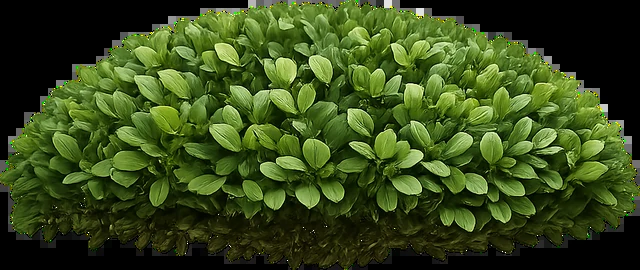
#> input picture packages/pipeline/bonsai_pipeline/assets/studio/ficus_apex.webp, 640 x 270 px
$ python -i art_styles.py   (imports and definitions only)
#> lines starting #> are read from the running program, lines starting #| are printed output that depends on the picture
"""Chế độ phác họa (docs/ideas.md A1, A2): biến ảnh giai đoạn thành tranh bút chì / thủy mặc, trên máy, không tốn API.

Chỉ dùng Pillow + numpy (chạy được cả ở api). Ảnh không giả làm ảnh chụp → người xem không kỳ vọng sai.
"""

from __future__ import annotations

import io

import numpy as np
from PIL import Image, ImageDraw, ImageFilter, ImageOps

STYLES = ("pencil", "ink")
MAX_EDGE = 1280


def _load(data: bytes) -> Image.Image:
    img = Image.open(io.BytesIO(data)).convert("RGB")
    img.thumbnail((MAX_EDGE, MAX_EDGE), Image.Resampling.LANCZOS)
    return img


def _webp(img: Image.Image) -> bytes:
    buf = io.BytesIO()
    img.save(buf, "WEBP", quality=88)
    return buf.getvalue()


def _paper(size: tuple[int, int], tone: tuple[int, int, int], seed: int = 7) -> np.ndarray:
    """Nền giấy: màu tông nhẹ + vân hạt mịn."""
    rng = np.random.default_rng(seed)
    noise = rng.normal(0, 6, (size[1], size[0], 1))
    base = np.array(tone, np.float32)[None, None, :] + noise
    return np.clip(base, 0, 255)


def pencil(data: bytes) -> bytes:
    """Bút chì: color dodge (xám ÷ (255 − xám đảo mờ)) → nét chì; thêm vân giấy."""
    img = _load(data)
    gray = np.asarray(ImageOps.grayscale(img), np.float32)
    inv_blur = np.asarray(Image.fromarray((255 - gray).astype(np.uint8)).filter(ImageFilter.GaussianBlur(max(2, img.width // 160))), np.float32)
    dodge = np.clip(gray * 255.0 / np.maximum(1.0, 255.0 - inv_blur), 0, 255)
    dodge = 255 - (255 - dodge) * 1.25  # đậm nét hơn chút
    paper = _paper(img.size, (246, 243, 236))
    out = paper * (np.clip(dodge, 0, 255)[..., None] / 255.0)
    return _webp(Image.fromarray(np.clip(out, 0, 255).astype(np.uint8)))


def ink(data: bytes) -> bytes:
    """Thủy mặc: mảng mực loang (làm mịn + lượng tử độ đậm) + nét viền mực, nền giấy dó, triện đỏ."""
    img = _load(data)
    gray = ImageOps.autocontrast(ImageOps.grayscale(img), cutoff=2).filter(ImageFilter.MedianFilter(5))
    g = np.asarray(gray, np.float32) / 255.0
    # chỉ mảng tối mới thành mực; trung tính / sáng (nền) để giấy trắng → nền rối nhạt đi
    dark = np.clip(((1 - g) - 0.38) / 0.62, 0, 1) ** 1.2
    wash = np.round(dark * 4) / 4  # 5 sắc độ mực
    wash = np.asarray(Image.fromarray((wash * 255).astype(np.uint8)).filter(ImageFilter.GaussianBlur(max(2, img.width // 200))), np.float32) / 255.0
    edges = np.asarray(gray.filter(ImageFilter.FIND_EDGES), np.float32) / 255.0
    edges = np.asarray(Image.fromarray((np.clip((edges - 0.12) * 3, 0, 1) * 255).astype(np.uint8)).filter(ImageFilter.GaussianBlur(0.8)), np.float32) / 255.0
    darkness = np.clip(wash * 0.85 + edges * 0.9 * (0.3 + dark), 0, 1)
    paper = _paper(img.size, (238, 229, 210), seed=11)
    ink_color = np.array([28, 26, 24], np.float32)[None, None, :]
    out = paper * (1 - darkness[..., None]) + ink_color * darkness[..., None]
    pic = Image.fromarray(np.clip(out, 0, 255).astype(np.uint8))
    # triện đỏ góc dưới phải
    d = ImageDraw.Draw(pic)
    s = max(18, img.width // 22)
    x, y = img.width - s - s // 2, img.height - s - s // 2
    d.rectangle([x, y, x + s, y + s], fill=(176, 36, 32))
    d.rectangle([x + s // 6, y + s // 6, x + s - s // 6, y + s - s // 6], outline=(240, 220, 200), width=max(1, s // 14))
    return _webp(pic)


def stylize(data: bytes, style: str) -> bytes:
    if style == "pencil":
        return pencil(data)
    if style == "ink":
        return ink(data)
    raise ValueError(f"unknown style {style}")

>>> import cv2
>>> picture = cv2.imread('assets/studio/ficus_apex.webp', cv2.IMREAD_GRAYSCALE)
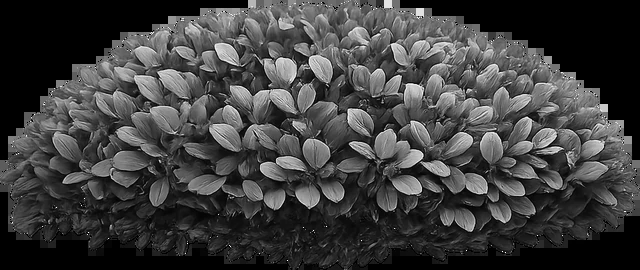
#> picture: shape (270, 640); min 0, max 255, mean 62.8
#> (the run stopped early here; a loop or call above may not have finished)

$ run again, on packages/pipeline/bonsai_pipeline/assets/studio/ficus_flat.webp
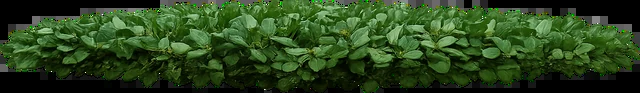
#> input picture packages/pipeline/bonsai_pipeline/assets/studio/ficus_flat.webp, 640 x 93 px
#> `picture = cv2.imread('assets/studio/ficus_apex.webp', cv2.IMREAD_GRAYS..`:
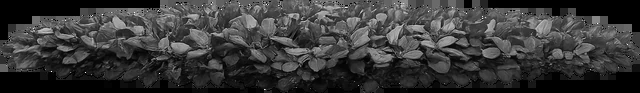
#> picture: shape (93, 640); min 0, max 254, mean 57.3

$ run again, on packages/pipeline/bonsai_pipeline/assets/studio/ficus_wide.webp
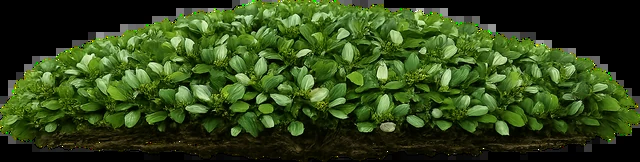
#> input picture packages/pipeline/bonsai_pipeline/assets/studio/ficus_wide.webp, 640 x 162 px
#> `picture = cv2.imread('assets/studio/ficus_apex.webp', cv2.IMREAD_GRAYS..`:
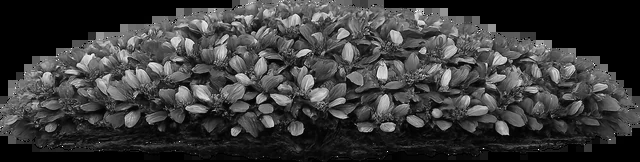
#> picture: shape (162, 640); min 0, max 253, mean 58.7

$ run again, on packages/pipeline/bonsai_pipeline/assets/studio/fine_apex.webp
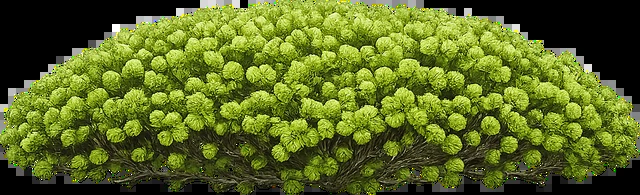
#> input picture packages/pipeline/bonsai_pipeline/assets/studio/fine_apex.webp, 640 x 195 px
#> `picture = cv2.imread('assets/studio/ficus_apex.webp', cv2.IMREAD_GRAYS..`:
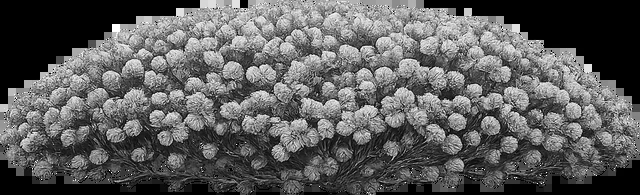
#> picture: shape (195, 640); min 0, max 255, mean 93.4
